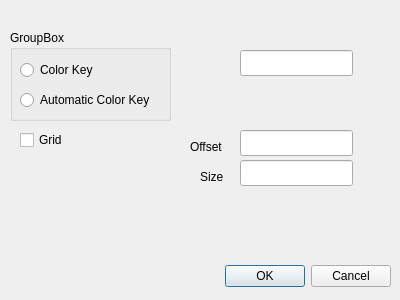
<?xml version="1.0" encoding="UTF-8"?>
<ui version="4.0">
 <class>TransparencyDialog</class>
 <widget class="QDialog" name="TransparencyDialog">
  <property name="geometry">
   <rect>
    <x>0</x>
    <y>0</y>
    <width>400</width>
    <height>300</height>
   </rect>
  </property>
  <property name="windowTitle">
   <string>Transparency</string>
  </property>
  <widget class="QDialogButtonBox" name="buttonBox">
   <property name="geometry">
    <rect>
     <x>50</x>
     <y>260</y>
     <width>341</width>
     <height>32</height>
    </rect>
   </property>
   <property name="orientation">
    <enum>Qt::Horizontal</enum>
   </property>
   <property name="standardButtons">
    <set>QDialogButtonBox::Cancel|QDialogButtonBox::Ok</set>
   </property>
  </widget>
  <widget class="QRadioButton" name="ColorKeyManual">
   <property name="geometry">
    <rect>
     <x>20</x>
     <y>60</y>
     <width>104</width>
     <height>20</height>
    </rect>
   </property>
   <property name="text">
    <string>Color Key</string>
   </property>
  </widget>
  <widget class="QLineEdit" name="Color">
   <property name="geometry">
    <rect>
     <x>240</x>
     <y>50</y>
     <width>113</width>
     <height>26</height>
    </rect>
   </property>
  </widget>
  <widget class="QRadioButton" name="ColorKeyAuto">
   <property name="geometry">
    <rect>
     <x>20</x>
     <y>90</y>
     <width>161</width>
     <height>20</height>
    </rect>
   </property>
   <property name="text">
    <string>Automatic Color Key</string>
   </property>
  </widget>
  <widget class="QLineEdit" name="Offset">
   <property name="geometry">
    <rect>
     <x>240</x>
     <y>130</y>
     <width>113</width>
     <height>26</height>
    </rect>
   </property>
  </widget>
  <widget class="QLineEdit" name="Size">
   <property name="geometry">
    <rect>
     <x>240</x>
     <y>160</y>
     <width>113</width>
     <height>26</height>
    </rect>
   </property>
  </widget>
  <widget class="QLabel" name="label">
   <property name="geometry">
    <rect>
     <x>190</x>
     <y>140</y>
     <width>58</width>
     <height>14</height>
    </rect>
   </property>
   <property name="text">
    <string>Offset</string>
   </property>
  </widget>
  <widget class="QLabel" name="label_2">
   <property name="geometry">
    <rect>
     <x>200</x>
     <y>170</y>
     <width>58</width>
     <height>14</height>
    </rect>
   </property>
   <property name="text">
    <string>Size</string>
   </property>
  </widget>
  <widget class="QGroupBox" name="groupBox">
   <property name="geometry">
    <rect>
     <x>10</x>
     <y>30</y>
     <width>161</width>
     <height>91</height>
    </rect>
   </property>
   <property name="title">
    <string>GroupBox</string>
   </property>
  </widget>
  <widget class="QCheckBox" name="Grid">
   <property name="geometry">
    <rect>
     <x>20</x>
     <y>130</y>
     <width>90</width>
     <height>20</height>
    </rect>
   </property>
   <property name="text">
    <string>Grid</string>
   </property>
  </widget>
  <zorder>groupBox</zorder>
  <zorder>buttonBox</zorder>
  <zorder>ColorKeyManual</zorder>
  <zorder>Color</zorder>
  <zorder>ColorKeyAuto</zorder>
  <zorder>Offset</zorder>
  <zorder>Size</zorder>
  <zorder>label</zorder>
  <zorder>label_2</zorder>
  <zorder>Grid</zorder>
 </widget>
 <resources/>
 <connections>
  <connection>
   <sender>buttonBox</sender>
   <signal>accepted()</signal>
   <receiver>TransparencyDialog</receiver>
   <slot>accept()</slot>
   <hints>
    <hint type="sourcelabel">
     <x>248</x>
     <y>254</y>
    </hint>
    <hint type="destinationlabel">
     <x>157</x>
     <y>274</y>
    </hint>
   </hints>
  </connection>
  <connection>
   <sender>buttonBox</sender>
   <signal>rejected()</signal>
   <receiver>TransparencyDialog</receiver>
   <slot>reject()</slot>
   <hints>
    <hint type="sourcelabel">
     <x>316</x>
     <y>260</y>
    </hint>
    <hint type="destinationlabel">
     <x>286</x>
     <y>274</y>
    </hint>
   </hints>
  </connection>
 </connections>
</ui>
